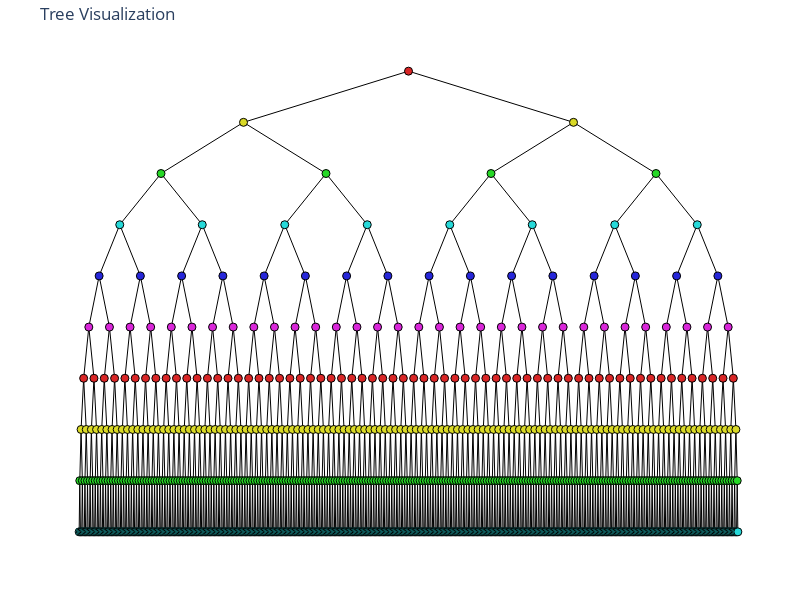

Write notebook code for a chart like this one.
### Code cell
visualize_tree(col_tree)

### Figure 1 — Plotly figure (JSON) as saved in the notebook; plotly's stock layout.template omitted (floating-point values rounded to 4 significant figures; data arrays with more than 128 entries replaced by an {"elided": "..."} marker saying what was removed)
{"data": [{"hoverinfo": "none", "line": {"color": "black", "width": 1}, "mode": "lines", "name": "Edges", "showlegend": false, "type": "scatter", "x": {"elided": "3066 float values"}, "y": {"elided": "3066 float values"}}, {"customdata": {"elided": "1023x3 mixed values"}, "hovertemplate": "level: %{customdata[0]}\t points: %{customdata[1]}\t idx: %{customdata[2]}<extra></extra>", "marker": {"color": {"elided": "1023 str values"}, "line": {"color": "black", "width": 1}, "size": 8}, "mode": "markers", "name": "Nodes", "type": "scatter", "x": {"elided": "1023 float values"}, "y": {"elided": "1023 float values"}}], "layout": {"height": 600, "hoverlabel": {"align": "left", "bgcolor": "rgba(255,255,255,0.9)", "bordercolor": "black", "font": {"family": "monospace", "size": 10}}, "hovermode": "closest", "margin": {"b": 20, "l": 20, "r": 20, "t": 40}, "plot_bgcolor": "white", "showlegend": false, "title": {"text": "Tree Visualization"}, "width": 800, "xaxis": {"showgrid": false, "showticklabels": false, "title": {"text": ""}, "zeroline": false}, "yaxis": {"showgrid": false, "showticklabels": false, "title": {"text": ""}, "zeroline": false}}}
